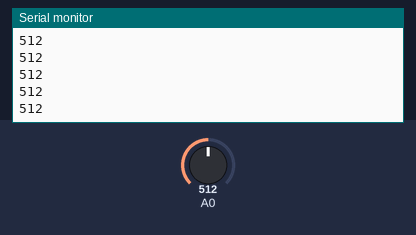
This sketch was run on a simulated Arduino Uno, built with avr-gcc and run on an emulated ATmega328P. Shown: the last lines printed to the serial monitor. The test bench sets the inputs (shaded band); at power-on: A0 = 512.

Above: at 1.2 s.
1.3 s: A0 set to 716
At 1.9 s:
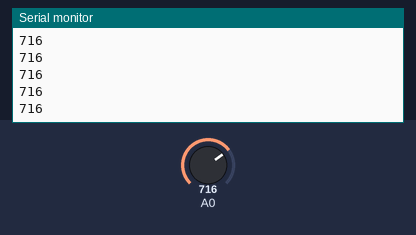
2.8 s: A0 set to 900
At 3.9 s:
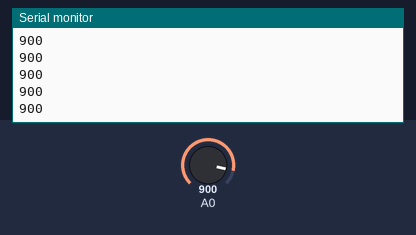
Timing chart, 0 to 5.8 s (numbered marks = the images above; inputs shaded):
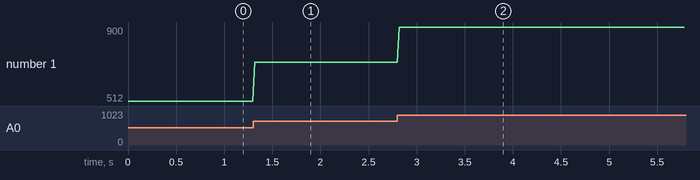

The sketch:

analogRead-00.ino
```cpp
void setup() {
  Serial.begin(9600);
}
void loop() {
  int a0 = analogRead(A0);
  Serial.println(a0);
  delay(20);
}
```

Measured:
- after the input at 1.3 s, the serial monitor: prints a new line at once (image 1)
- after the input at 2.8 s, the serial monitor: prints a new line at once (image 2)
- plotted number 1: 512 → 716 after the input at 1.3 s, 716 → 900 after the input at 2.8 s
